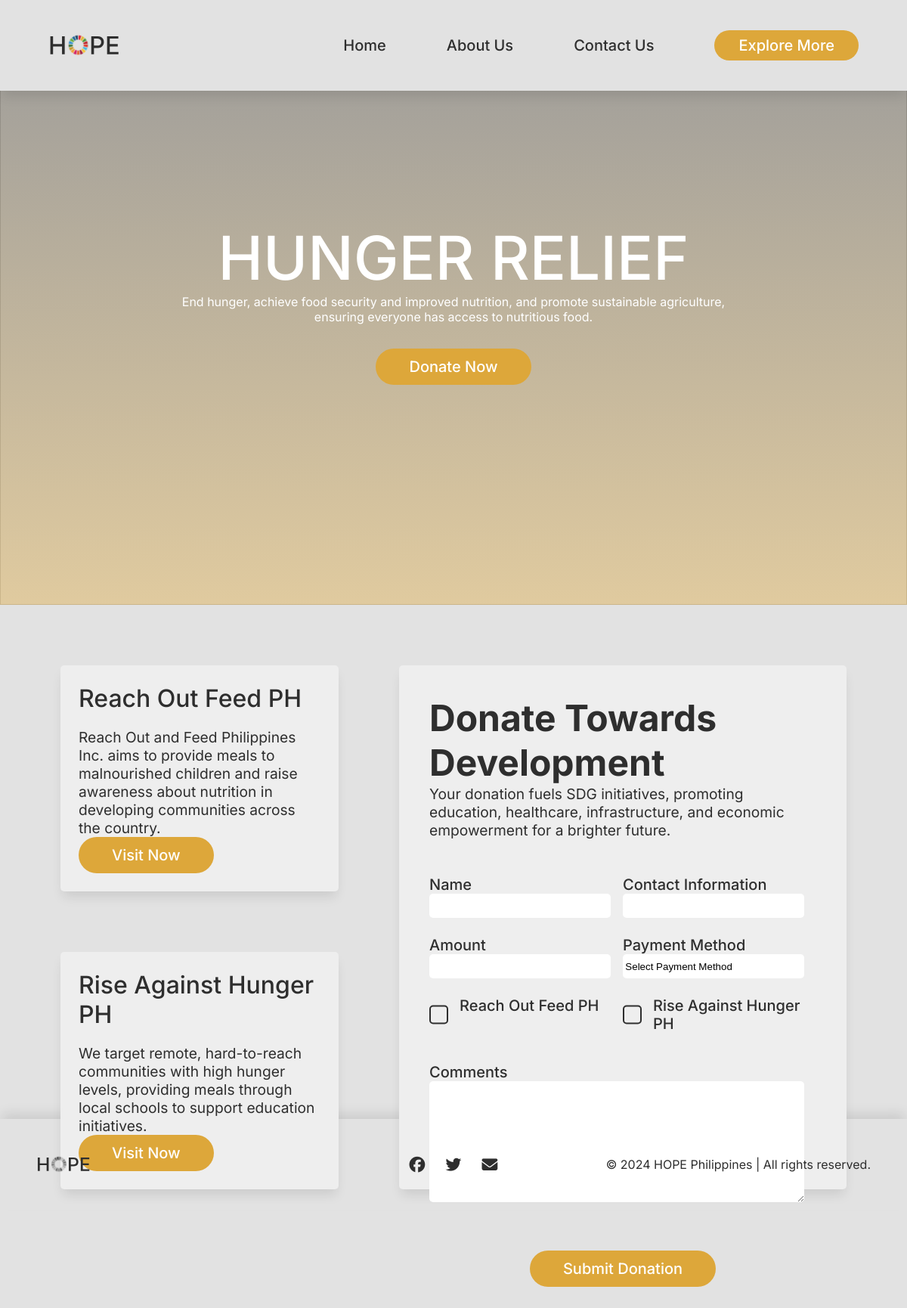
/template/template.php?link=HUNGER+RELIEF, run on the app's committed database.
### tables this page shows
CREATE TABLE `sdg` (
  `id` int(11) NOT NULL,
  `sdg_name` varchar(255) NOT NULL,
  `sdg_desc` text NOT NULL,
  `sdg_color` varchar(6) NOT NULL,
  `website_1` varchar(255) NOT NULL,
  `website_1_url` varchar(255) NOT NULL,
  `website_1_desc` text NOT NULL,
  `website_2` varchar(255) NOT NULL,
  `website_2_url` varchar(255) NOT NULL,
  `website_2_desc` text NOT NULL
);

### config/form_create.php (called while the page is built, shortened)
<?php
$name = $contact = $amount = $payment_method = $option_1 = $option_2 = $comments = "";
?>

### template/template.php (the view, shortened to what this page needs)
<?php
require_once "../config/config.php";
$sdgNameToId = [
    "ZERO POVERTY" => 1,
    "HUNGER RELIEF" => 2,
    "HEALTH ACCESS" => 3,
    "EDUCATION EQUITY" => 4,
    "GENDER EMPOWERMENT" => 5,
    "WATER SECURITY" => 6,
    "ENERGY ACCESSIBILITY" => 7,
    "JOB OPPORTUNITIES" => 8,
    "INNOVATION SUPPORT" => 9,
    "SOCIAL INCLUSION" => 10,
    "URBAN SUSTAINABILITY" => 11,
    "ETHICAL CONSUMPTION" => 12,
    "CLIMATE ACTION" => 13,
    "MARINE CONSERVATION" => 14,
    "LAND PRESERVATION" => 15,
    "SOCIAL EQUITY" => 16,
    "COLLABORATIVE IMPACT" => 17
];
$selectedLink = isset($_GET['link']) ? $_GET['link'] : null;
$sdgId = $sdgNameToId[$selectedLink] ?? null;
if ($sdgId) {
    $sql = "SELECT * FROM sdg WHERE id = ?";
    if ($stmt = $mysqli->prepare($sql)) {
        $stmt->bind_param("i", $sdgId);
        if ($stmt->execute()) {
            $result = $stmt->get_result();
            if ($result->num_rows == 1) {
                $row = $result->fetch_assoc();
                $sdgDesc = $row['sdg_desc'];
                $website1 = $row['website_1'];
                $webURL1 = $row['website_1_url'];
                $webDesc1 = $row['website_1_desc'];
                $website2 = $row['website_2'];
                $webURL2 = $row['website_2_url'];
                $webDesc2 = $row['website_2_desc'];
            }
        }
    }
}
$sdgImages = [
    "ZERO POVERTY" => "hope-sdg1.svg",
    "HUNGER RELIEF" => "hope-sdg2.svg",
    "HEALTH ACCESS" => "hope-sdg3.svg",
    "EDUCATION EQUITY" => "hope-sdg4.svg",
    "GENDER EMPOWERMENT" => "hope-sdg5.svg",
    "WATER SECURITY" => "hope-sdg6.svg",
    "ENERGY ACCESSIBILITY" => "hope-sdg7.svg",
    "JOB OPPORTUNITIES" => "hope-sdg8.svg",
    "INNOVATION SUPPORT" => "hope-sdg9.svg",
    "SOCIAL INCLUSION" => "hope-sdg10.svg",
    "URBAN SUSTAINABILITY" => "hope-sdg11.svg",
    "ETHICAL CONSUMPTION" => "hope-sdg12.svg",
    "CLIMATE ACTION" => "hope-sdg13.svg",
    "MARINE CONSERVATION" => "hope-sdg14.svg",
    "LAND PRESERVATION" => "hope-sdg15.svg",
    "SOCIAL EQUITY" => "hope-sdg16.svg",
    "COLLABORATIVE IMPACT" => "hope-sdg17.svg"
];
$imageName = $sdgImages[$selectedLink] ?? null;
?>
<!DOCTYPE html>
<html lang="en">
<head>
    <link rel="stylesheet" href="../css/template.css">
    <link rel="stylesheet" href="https://cdnjs.cloudflare.com/ajax/libs/font-awesome/6.5.2/css/all.min.css"
 />
</head>
<body>
    <nav class="navbar">
        <div class="nav-icon"></div>
        <div class="nav-elements">
            <ul>
                <li><a href="../index.php#home">Home</a></li>
                <li><a href="../index.php#about">About Us</a></li>
                <li><a href="#contact">Contact Us</a></li>
                <li id="donate-btn"><a href="../index.php#donate">Explore More</a></li>
            </ul>
        </div>
    </nav>
    <main>
        <div class="overlay"></div>
        <img src="../assets/<?php echo $imageName; ?>">
        <div class="hero">
            <div>
                <h1><?php echo $selectedLink; ?></h1>
                <p> <?php echo $sdgDesc; ?></p>
                <button class="scroll-btn" onclick="scrollToForm()">Donate Now</button>
            </div>
        </div>
    </main>
    <section id="form">
        <div class="container">
            <div class="box item1">
                <div class="item-text">
                    <h1><?php echo $website1; ?></h1>
                    <p><?php echo $webDesc1; ?></p>
                </div>
                <button class="visit-btn" onclick="window.open('<?php echo $webURL1?>')" class="visit-btn">Visit
                    Now</button>
            </div>
            <div class="box item2">
                <div class="item-text">
                    <h1><?php echo $website2; ?></h1>
                    <p><?php echo $webDesc2; ?></p>
                </div>
                <button class="visit-btn" onclick="window.open('<?php echo $webURL2?>')" class="visit-btn">Visit
                    Now</button>
            </div>
            <div class="box item3">
                <?php
                require_once "../config/form_create.php";
                ?>
                <div class="wrapper">
                    <h1>Donate Towards Development</h1>
                    <p>Your donation fuels SDG initiatives, promoting education, healthcare, infrastructure, and
                        economic empowerment for a brighter future.</p>
                    <div class="table">
                        <form action="" method="post" enctype="multipart/form-data">
                            <div class="row row-1">
                                <div class="form-group">
                                    <label>Name</label>
                                    <input type="text" name="name"
                                        class="form-control <?php echo (!empty($name_err)) ? 'is-invalid' : ''; ?>"
                                        value="<?php echo isset($name) ? $name : ''; ?>">
                                </div>
                                <div class="form-group">
                                    <label>Contact Information</label>
                                    <input type="text" name="contact"
                                        class="form-control <?php echo (!empty($contact_err)) ? 'is-invalid' : ''; ?>"
                                        value="<?php echo isset($contact) ? $contact : ''; ?>">
                                </div>
                            </div>
                            <div class="row row-2">
                                <div class="form-group">
                                    <label>Amount</label>
                                    <input type="text" name="amount"
                                        class="form-control <?php echo (!empty($amount_err)) ? 'is-invalid' : ''; ?>"
                                        value="<?php echo isset($amount) ? $amount : ''; ?>">
                                </div>
                                <div class="form-group">
                                    <label>Payment Method</label>
                                    <select name="payment_method"
                                        class="form-control <?php echo (!empty($payment_method_err)) ? 'is-invalid' : ''; ?>">
                                        <option value="">Select Payment Method</option>
                                    </select>
                                </div>
                            </div>
                            <div class="row row-3">
                                <div class="form-check">
                                    <label class="form-check-label" for="website1"><?php echo $website1; ?></label>
                                </div>
                                <div class="form-check">
                                    <label class="form-check-label" for="website2"><?php echo $website2; ?></label>
                                </div>
                            </div>
                            <div class="row row-4">
                                <div class="form-group">
                                    <label>Comments</label>
                                    <textarea name="comments"
                                        class="form-control <?php echo (!empty($comments_err)) ? 'is-invalid' : ''; ?>"><?php echo isset($comments) ? $comments : ''; ?></textarea>
                                </div>
                            </div>
                            <div class="row row-5">
                                <button type="submit" class="submit-btn">Submit Donation</button>
                            </div>
                        </form>
                    </div>
                </div>
            </div>
        </div>
    </section>
    <footer class="footer" id="contact">
        <div class="footer-elements">
            <div class="footer-icon">
                <img src="../assets/hope-logo-blk.svg" alt="">
            </div>
            <div class="contact-icons">
                <i class="fa-brands fa-facebook"></i>
                <i class="fa-brands fa-twitter"></i>
                <i class="fa-solid fa-envelope"></i>
            </div>
            <div class="legal">
                <p>&copy; 2024 HOPE Philippines | All rights reserved.</p>
            </div>
        </div>
    </footer>
</body>
</html>

### data on the page
sdg: sdg_desc "End hunger, achieve food security and improved nutrition, and promote sustainable agriculture, ensuring everyone has access to nutritious food.", website_1 "Reach Out Feed PH", website_1_desc "Reach Out and Feed Philippines Inc. aims to provide meals to malnourished children and raise awareness about nutrition in developing communities across the country.", website_2 "Rise Against Hunger PH", website_2_desc "We target remote, hard-to-reach communities with high hunger levels, providing meals through local schools to support education initiatives."

### other printed values
$selectedLink "HUNGER RELIEF"
